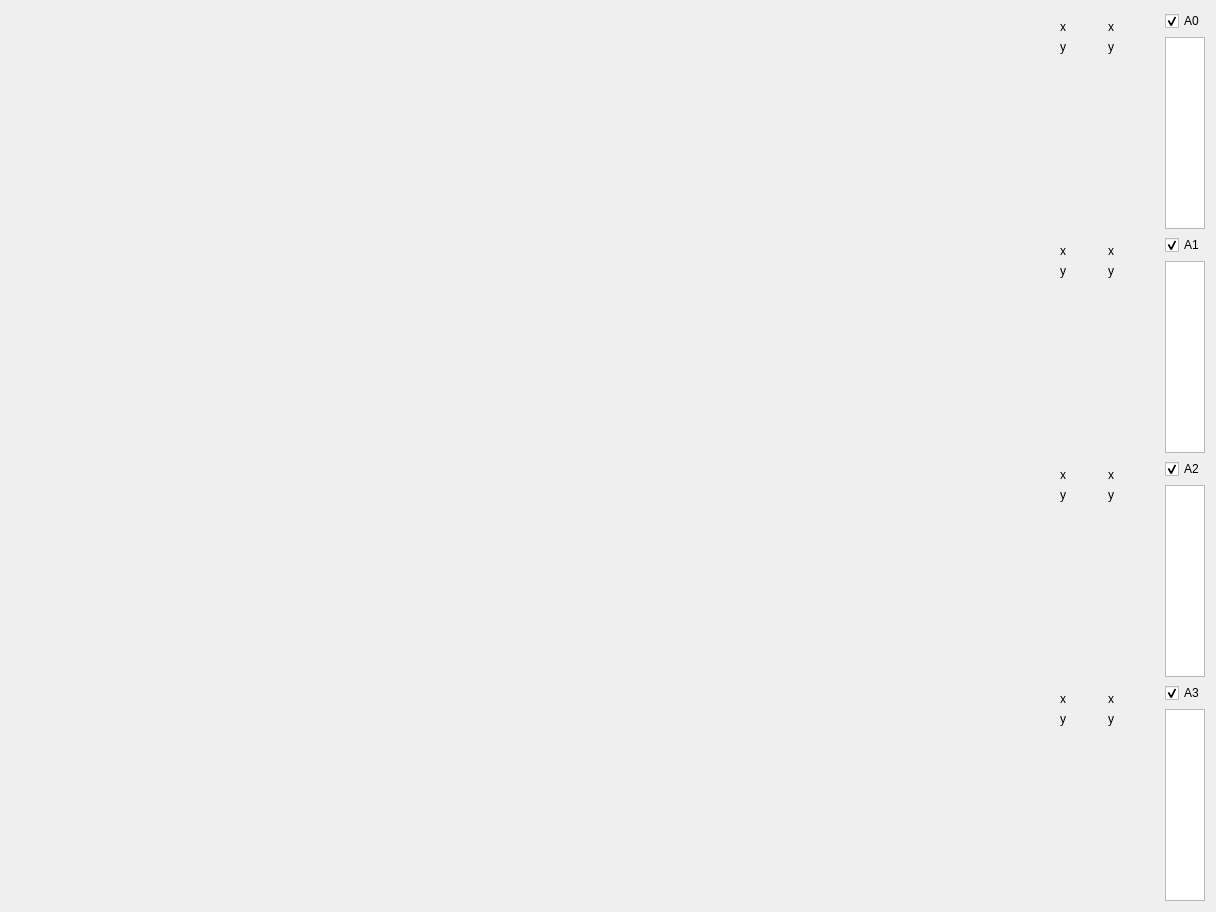
         <widget class="QWidget" name="tabVisual">
          <attribute name="title">
           <string>Визуализатор</string>
          </attribute>
          <layout class="QGridLayout" name="gridLayout">
           <item row="0" column="0" rowspan="2">
            <widget class="QCustomPlot" name="plotVisualA0" native="true">
             <property name="sizePolicy">
              <sizepolicy hsizetype="Expanding" vsizetype="Expanding">
               <horstretch>0</horstretch>
               <verstretch>0</verstretch>
              </sizepolicy>
             </property>
             <property name="minimumSize">
              <size>
               <width>0</width>
               <height>0</height>
              </size>
             </property>
             <property name="maximumSize">
              <size>
               <width>16777215</width>
               <height>16777215</height>
              </size>
             </property>
             <property name="styleSheet">
              <string notr="true">QCustomPlot{
	background: black;
}</string>
             </property>
             <layout class="QGridLayout" name="gridLayout_13">
              <item row="0" column="0" rowspan="2">
               <spacer name="horizontalSpacer_4">
                <property name="orientation">
                 <enum>Qt::Horizontal</enum>
                </property>
                <property name="sizeHint" stdset="0">
                 <size>
                  <width>1034</width>
                  <height>20</height>
                 </size>
                </property>
               </spacer>
              </item>
              <item row="0" column="1">
               <widget class="QLabel" name="label_20">
                <property name="text">
                 <string>x</string>
                </property>
               </widget>
              </item>
              <item row="0" column="4">
               <widget class="QLabel" name="label_17">
                <property name="text">
                 <string>x</string>
                </property>
               </widget>
              </item>
              <item row="0" column="5">
               <widget class="QLabel" name="labelVisual0x2">
                <property name="minimumSize">
                 <size>
                  <width>30</width>
                  <height>0</height>
                 </size>
                </property>
                <property name="text">
                 <string/>
                </property>
               </widget>
              </item>
              <item row="1" column="1">
               <widget class="QLabel" name="label_21">
                <property name="text">
                 <string>y</string>
                </property>
               </widget>
              </item>
              <item row="1" column="4">
               <widget class="QLabel" name="label_23">
                <property name="text">
                 <string>y</string>
                </property>
               </widget>
              </item>
              <item row="1" column="5">
               <widget class="QLabel" name="labelVisual0y2">
                <property name="minimumSize">
                 <size>
                  <width>30</width>
                  <height>0</height>
                 </size>
                </property>
                <property name="text">
                 <string/>
                </property>
               </widget>
              </item>
              <item row="1" column="2" colspan="2">
               <widget class="QLabel" name="labelVisual0y1">
                <property name="minimumSize">
                 <size>
                  <width>30</width>
                  <height>0</height>
                 </size>
                </property>
                <property name="text">
                 <string/>
                </property>
               </widget>
              </item>
              <item row="2" column="0" colspan="6">
               <spacer name="verticalSpacer_8">
                <property name="orientation">
                 <enum>Qt::Vertical</enum>
                </property>
                <property name="sizeHint" stdset="0">
                 <size>
                  <width>1130</width>
                  <height>125</height>
                 </size>
                </property>
               </spacer>
              </item>
              <item row="0" column="2" colspan="2">
               <widget class="QLabel" name="labelVisual0x1">
                <property name="minimumSize">
                 <size>
                  <width>30</width>
                  <height>0</height>
                 </size>
                </property>
                <property name="text">
                 <string/>
                </property>
               </widget>
              </item>
             </layout>
            </widget>
           </item>
           <item row="1" column="1">
            <widget class="QTextEdit" name="Console_A0">
             <property name="sizePolicy">
              <sizepolicy hsizetype="Preferred" vsizetype="Expanding">
               <horstretch>0</horstretch>
               <verstretch>0</verstretch>
              </sizepolicy>
             </property>
             <property name="minimumSize">
              <size>
               <width>20</width>
               <height>0</height>
              </size>
             </property>
             <property name="maximumSize">
              <size>
               <width>40</width>
               <height>16777215</height>
              </size>
             </property>
             <property name="verticalScrollBarPolicy">
              <enum>Qt::ScrollBarAlwaysOff</enum>
             </property>
             <property name="horizontalScrollBarPolicy">
              <enum>Qt::ScrollBarAlwaysOff</enum>
             </property>
             <property name="sizeAdjustPolicy">
              <enum>QAbstractScrollArea::AdjustIgnored</enum>
             </property>
             <property name="undoRedoEnabled">
              <bool>false</bool>
             </property>
             <property name="readOnly">
              <bool>true</bool>
             </property>
             <property name="placeholderText">
              <string notr="true"/>
             </property>
            </widget>
           </item>
           <item row="0" column="1">
            <widget class="QCheckBox" name="checkBox_A0">
             <property name="sizePolicy">
              <sizepolicy hsizetype="Maximum" vsizetype="Fixed">
               <horstretch>0</horstretch>
               <verstretch>0</verstretch>
              </sizepolicy>
             </property>
             <property name="minimumSize">
              <size>
               <width>20</width>
               <height>0</height>
              </size>
             </property>
             <property name="text">
              <string>А0</string>
             </property>
             <property name="checked">
              <bool>true</bool>
             </property>
             <property name="tristate">
              <bool>false</bool>
             </property>
            </widget>
           </item>
           <item row="3" column="1">
            <widget class="QTextEdit" name="Console_A1">
             <property name="sizePolicy">
              <sizepolicy hsizetype="Preferred" vsizetype="Expanding">
               <horstretch>0</horstretch>
               <verstretch>0</verstretch>
              </sizepolicy>
             </property>
             <property name="minimumSize">
              <size>
               <width>20</width>
               <height>0</height>
              </size>
             </property>
             <property name="maximumSize">
              <size>
               <width>40</width>
               <height>16777215</height>
              </size>
             </property>
             <property name="verticalScrollBarPolicy">
              <enum>Qt::ScrollBarAlwaysOff</enum>
             </property>
             <property name="horizontalScrollBarPolicy">
              <enum>Qt::ScrollBarAlwaysOff</enum>
             </property>
             <property name="sizeAdjustPolicy">
              <enum>QAbstractScrollArea::AdjustIgnored</enum>
             </property>
             <property name="undoRedoEnabled">
              <bool>false</bool>
             </property>
             <property name="readOnly">
              <bool>true</bool>
             </property>
             <property name="placeholderText">
              <string notr="true"/>
             </property>
            </widget>
           </item>
           <item row="2" column="1">
            <widget class="QCheckBox" name="checkBox_A1">
             <property name="sizePolicy">
              <sizepolicy hsizetype="Maximum" vsizetype="Fixed">
               <horstretch>0</horstretch>
               <verstretch>0</verstretch>
              </sizepolicy>
             </property>
             <property name="text">
              <string>А1</string>
             </property>
             <property name="checked">
              <bool>true</bool>
             </property>
             <property name="tristate">
              <bool>false</bool>
             </property>
            </widget>
           </item>
           <item row="6" column="1">
            <widget class="QCheckBox" name="checkBox_A3">
             <property name="sizePolicy">
              <sizepolicy hsizetype="Maximum" vsizetype="Fixed">
               <horstretch>0</horstretch>
               <verstretch>0</verstretch>
              </sizepolicy>
             </property>
             <property name="minimumSize">
              <size>
               <width>20</width>
               <height>0</height>
              </size>
             </property>
             <property name="text">
              <string>А3</string>
             </property>
             <property name="checked">
              <bool>true</bool>
             </property>
             <property name="tristate">
              <bool>false</bool>
             </property>
            </widget>
           </item>
           <item row="4" column="1">
            <widget class="QCheckBox" name="checkBox_A2">
             <property name="sizePolicy">
              <sizepolicy hsizetype="Maximum" vsizetype="Fixed">
               <horstretch>0</horstretch>
               <verstretch>0</verstretch>
              </sizepolicy>
             </property>
             <property name="minimumSize">
              <size>
               <width>20</width>
               <height>0</height>
              </size>
             </property>
             <property name="text">
              <string>А2</string>
             </property>
             <property name="checked">
              <bool>true</bool>
             </property>
             <property name="tristate">
              <bool>false</bool>
             </property>
            </widget>
           </item>
           <item row="5" column="1">
            <widget class="QTextEdit" name="Console_A2">
             <property name="sizePolicy">
              <sizepolicy hsizetype="Preferred" vsizetype="Expanding">
               <horstretch>0</horstretch>
               <verstretch>0</verstretch>
              </sizepolicy>
             </property>
             <property name="minimumSize">
              <size>
               <width>20</width>
               <height>0</height>
              </size>
             </property>
             <property name="maximumSize">
              <size>
               <width>40</width>
               <height>16777215</height>
              </size>
             </property>
             <property name="verticalScrollBarPolicy">
              <enum>Qt::ScrollBarAlwaysOff</enum>
             </property>
             <property name="horizontalScrollBarPolicy">
              <enum>Qt::ScrollBarAlwaysOff</enum>
             </property>
             <property name="sizeAdjustPolicy">
              <enum>QAbstractScrollArea::AdjustIgnored</enum>
             </property>
             <property name="undoRedoEnabled">
              <bool>false</bool>
             </property>
             <property name="readOnly">
              <bool>true</bool>
             </property>
             <property name="placeholderText">
              <string notr="true"/>
             </property>
            </widget>
           </item>
           <item row="7" column="1">
            <widget class="QTextEdit" name="Console_A3">
             <property name="sizePolicy">
              <sizepolicy hsizetype="Preferred" vsizetype="Expanding">
               <horstretch>0</horstretch>
               <verstretch>0</verstretch>
              </sizepolicy>
             </property>
             <property name="minimumSize">
              <size>
               <width>20</width>
               <height>0</height>
              </size>
             </property>
             <property name="maximumSize">
              <size>
               <width>40</width>
               <height>16777215</height>
              </size>
             </property>
             <property name="verticalScrollBarPolicy">
              <enum>Qt::ScrollBarAlwaysOff</enum>
             </property>
             <property name="horizontalScrollBarPolicy">
              <enum>Qt::ScrollBarAlwaysOff</enum>
             </property>
             <property name="sizeAdjustPolicy">
              <enum>QAbstractScrollArea::AdjustIgnored</enum>
             </property>
             <property name="undoRedoEnabled">
              <bool>false</bool>
             </property>
             <property name="readOnly">
              <bool>true</bool>
             </property>
             <property name="placeholderText">
              <string notr="true"/>
             </property>
            </widget>
           </item>
           <item row="2" column="0" rowspan="2">
            <widget class="QCustomPlot" name="plotVisualA1" native="true">
             <property name="sizePolicy">
              <sizepolicy hsizetype="Expanding" vsizetype="Expanding">
               <horstretch>0</horstretch>
               <verstretch>0</verstretch>
              </sizepolicy>
             </property>
             <property name="minimumSize">
              <size>
               <width>0</width>
               <height>0</height>
              </size>
             </property>
             <property name="maximumSize">
              <size>
               <width>16777215</width>
               <height>16777215</height>
              </size>
             </property>
             <property name="styleSheet">
              <string notr="true">QCustomPlot{
	background: black;
}</string>
             </property>
             <layout class="QGridLayout" name="gridLayout_14">
              <item row="0" column="0" rowspan="2">
               <spacer name="horizontalSpacer_5">
                <property name="orientation">
                 <enum>Qt::Horizontal</enum>
                </property>
                <property name="sizeHint" stdset="0">
                 <size>
                  <width>1034</width>
                  <height>20</height>
                 </size>
                </property>
               </spacer>
              </item>
              <item row="0" column="1">
               <widget class="QLabel" name="label_25">
                <property name="text">
                 <string>x</string>
                </property>
               </widget>
              </item>
              <item row="0" column="4">
               <widget class="QLabel" name="label_18">
                <property name="text">
                 <string>x</string>
                </property>
               </widget>
              </item>
              <item row="0" column="5">
               <widget class="QLabel" name="labelVisual1x2">
                <property name="minimumSize">
                 <size>
                  <width>30</width>
                  <height>0</height>
                 </size>
                </property>
                <property name="text">
                 <string/>
                </property>
               </widget>
              </item>
              <item row="1" column="1">
               <widget class="QLabel" name="label_22">
                <property name="text">
                 <string>y</string>
                </property>
               </widget>
              </item>
              <item row="1" column="2" colspan="2">
               <widget class="QLabel" name="labelVisual1y1">
                <property name="minimumSize">
                 <size>
                  <width>30</width>
                  <height>0</height>
                 </size>
                </property>
                <property name="text">
                 <string/>
                </property>
               </widget>
              </item>
              <item row="1" column="4">
               <widget class="QLabel" name="label_24">
                <property name="text">
                 <string>y</string>
                </property>
               </widget>
              </item>
              <item row="1" column="5">
               <widget class="QLabel" name="labelVisual1y2">
                <property name="minimumSize">
                 <size>
                  <width>30</width>
                  <height>0</height>
                 </size>
                </property>
                <property name="text">
                 <string/>
                </property>
               </widget>
              </item>
              <item row="0" column="2" colspan="2">
               <widget class="QLabel" name="labelVisual1x1">
                <property name="minimumSize">
                 <size>
                  <width>30</width>
                  <height>0</height>
                 </size>
                </property>
                <property name="text">
                 <string/>
                </property>
               </widget>
              </item>
              <item row="2" column="0" colspan="6">
               <spacer name="verticalSpacer_9">
                <property name="orientation">
                 <enum>Qt::Vertical</enum>
                </property>
                <property name="sizeHint" stdset="0">
                 <size>
                  <width>1130</width>
                  <height>124</height>
                 </size>
                </property>
               </spacer>
              </item>
             </layout>
            </widget>
           </item>
           <item row="4" column="0" rowspan="2">
            <widget class="QCustomPlot" name="plotVisualA2" native="true">
             <property name="sizePolicy">
              <sizepolicy hsizetype="Expanding" vsizetype="Expanding">
               <horstretch>0</horstretch>
               <verstretch>0</verstretch>
              </sizepolicy>
             </property>
             <property name="minimumSize">
              <size>
               <width>0</width>
               <height>0</height>
              </size>
             </property>
             <property name="maximumSize">
              <size>
               <width>16777215</width>
               <height>16777215</height>
              </size>
             </property>
             <property name="styleSheet">
              <string notr="true">QCustomPlot{
	background: black;
}</string>
             </property>
             <layout class="QGridLayout" name="gridLayout_15">
              <item row="0" column="0" rowspan="2">
               <spacer name="horizontalSpacer_6">
                <property name="orientation">
                 <enum>Qt::Horizontal</enum>
                </property>
                <property name="sizeHint" stdset="0">
                 <size>
                  <width>1034</width>
                  <height>20</height>
                 </size>
                </property>
               </spacer>
              </item>
              <item row="0" column="1">
               <widget class="QLabel" name="label_28">
                <property name="text">
                 <string>x</string>
                </property>
               </widget>
              </item>
              <item row="0" column="4">
               <widget class="QLabel" name="label_19">
                <property name="text">
                 <string>x</string>
                </property>
               </widget>
              </item>
              <item row="0" column="5">
               <widget class="QLabel" name="labelVisual2x2">
                <property name="minimumSize">
                 <size>
                  <width>30</width>
                  <height>0</height>
                 </size>
                </property>
                <property name="text">
                 <string/>
                </property>
               </widget>
              </item>
              <item row="1" column="1">
               <widget class="QLabel" name="label_26">
                <property name="text">
                 <string>y</string>
                </property>
               </widget>
              </item>
              <item row="1" column="2" colspan="2">
               <widget class="QLabel" name="labelVisual2y1">
                <property name="minimumSize">
                 <size>
                  <width>30</width>
                  <height>0</height>
                 </size>
                </property>
                <property name="text">
                 <string/>
                </property>
               </widget>
              </item>
              <item row="1" column="4">
               <widget class="QLabel" name="label_27">
                <property name="text">
                 <string>y</string>
                </property>
               </widget>
              </item>
              <item row="1" column="5">
               <widget class="QLabel" name="labelVisual2y2">
                <property name="minimumSize">
                 <size>
                  <width>30</width>
                  <height>0</height>
                 </size>
                </property>
                <property name="text">
                 <string/>
                </property>
               </widget>
              </item>
              <item row="0" column="2" colspan="2">
               <widget class="QLabel" name="labelVisual2x1">
                <property name="minimumSize">
                 <size>
                  <width>30</width>
                  <height>0</height>
                 </size>
                </property>
                <property name="text">
                 <string/>
                </property>
               </widget>
              </item>
              <item row="2" column="0" colspan="6">
               <spacer name="verticalSpacer_10">
                <property name="orientation">
                 <enum>Qt::Vertical</enum>
                </property>
                <property name="sizeHint" stdset="0">
                 <size>
                  <width>1130</width>
                  <height>125</height>
                 </size>
                </property>
               </spacer>
              </item>
             </layout>
            </widget>
           </item>
           <item row="6" column="0" rowspan="2">
            <widget class="QCustomPlot" name="plotVisualA3" native="true">
             <property name="sizePolicy">
              <sizepolicy hsizetype="Expanding" vsizetype="Expanding">
               <horstretch>0</horstretch>
               <verstretch>0</verstretch>
              </sizepolicy>
             </property>
             <property name="minimumSize">
              <size>
               <width>0</width>
               <height>0</height>
              </size>
             </property>
             <property name="maximumSize">
              <size>
               <width>16777215</width>
               <height>16777215</height>
              </size>
             </property>
             <property name="styleSheet">
              <string notr="true">QCustomPlot{
	background: black;
}</string>
             </property>
             <layout class="QGridLayout" name="gridLayout_16">
              <item row="0" column="2" colspan="2">
               <widget class="QLabel" name="labelVisual3x1">
                <property name="minimumSize">
                 <size>
                  <width>30</width>
                  <height>0</height>
                 </size>
                </property>
                <property name="text">
                 <string/>
                </property>
               </widget>
              </item>
              <item row="0" column="0" rowspan="2">
               <spacer name="horizontalSpacer_7">
                <property name="orientation">
                 <enum>Qt::Horizontal</enum>
                </property>
                <property name="sizeHint" stdset="0">
                 <size>
                  <width>1034</width>
                  <height>20</height>
                 </size>
                </property>
               </spacer>
              </item>
              <item row="1" column="1">
               <widget class="QLabel" name="label_29">
                <property name="text">
                 <string>y</string>
                </property>
               </widget>
              </item>
              <item row="0" column="1">
               <widget class="QLabel" name="label_31">
                <property name="text">
                 <string>x</string>
                </property>
               </widget>
              </item>
              <item row="0" column="4">
               <widget class="QLabel" name="label_32">
                <property name="text">
                 <string>x</string>
                </property>
               </widget>
              </item>
              <item row="0" column="5">
               <widget class="QLabel" name="labelVisual3x2">
                <property name="minimumSize">
                 <size>
                  <width>30</width>
                  <height>0</height>
                 </size>
                </property>
                <property name="text">
                 <string/>
                </property>
               </widget>
              </item>
              <item row="1" column="4">
               <widget class="QLabel" name="label_30">
                <property name="text">
                 <string>y</string>
                </property>
               </widget>
              </item>
              <item row="1" column="2" colspan="2">
               <widget class="QLabel" name="labelVisual3y1">
                <property name="minimumSize">
                 <size>
                  <width>30</width>
                  <height>0</height>
                 </size>
                </property>
                <property name="text">
                 <string/>
                </property>
               </widget>
              </item>
              <item row="1" column="5">
               <widget class="QLabel" name="labelVisual3y2">
                <property name="minimumSize">
                 <size>
                  <width>30</width>
                  <height>0</height>
                 </size>
                </property>
                <property name="text">
                 <string/>
                </property>
               </widget>
              </item>
              <item row="2" column="0" colspan="6">
               <spacer name="verticalSpacer_11">
                <property name="orientation">
                 <enum>Qt::Vertical</enum>
                </property>
                <property name="sizeHint" stdset="0">
                 <size>
                  <width>58</width>
                  <height>125</height>
                 </size>
                </property>
               </spacer>
              </item>
             </layout>
            </widget>
           </item>
          </layout>
         </widget>
